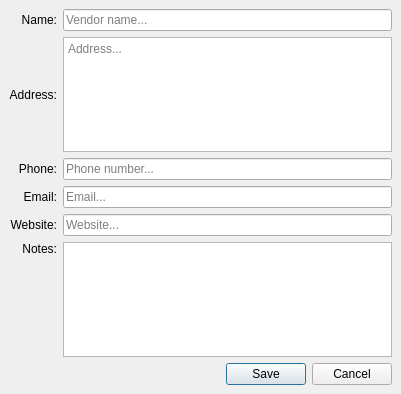
<?xml version="1.0" encoding="UTF-8"?>
<ui version="4.0">
 <class>Form</class>
 <widget class="QDialog" name="Form">
  <property name="geometry">
   <rect>
    <x>0</x>
    <y>0</y>
    <width>401</width>
    <height>394</height>
   </rect>
  </property>
  <property name="windowTitle">
   <string>Form</string>
  </property>
  <layout class="QHBoxLayout" name="horizontalLayout">
   <property name="spacing">
    <number>0</number>
   </property>
   <property name="leftMargin">
    <number>0</number>
   </property>
   <property name="topMargin">
    <number>0</number>
   </property>
   <property name="rightMargin">
    <number>0</number>
   </property>
   <property name="bottomMargin">
    <number>0</number>
   </property>
   <item>
    <widget class="QWidget" name="widget" native="true">
     <property name="contextMenuPolicy">
      <enum>Qt::ContextMenuPolicy::ActionsContextMenu</enum>
     </property>
     <property name="autoFillBackground">
      <bool>false</bool>
     </property>
     <property name="styleSheet">
      <string notr="true"/>
     </property>
     <layout class="QVBoxLayout" name="verticalLayout_3" stretch="0">
      <property name="leftMargin">
       <number>0</number>
      </property>
      <property name="topMargin">
       <number>0</number>
      </property>
      <property name="rightMargin">
       <number>0</number>
      </property>
      <property name="bottomMargin">
       <number>0</number>
      </property>
      <item>
       <layout class="QVBoxLayout" name="verticalLayout">
        <property name="leftMargin">
         <number>9</number>
        </property>
        <property name="topMargin">
         <number>9</number>
        </property>
        <property name="rightMargin">
         <number>9</number>
        </property>
        <property name="bottomMargin">
         <number>9</number>
        </property>
        <item>
         <layout class="QGridLayout" name="gridLayout">
          <item row="0" column="0">
           <widget class="QLabel" name="label">
            <property name="text">
             <string>Name:</string>
            </property>
            <property name="alignment">
             <set>Qt::AlignmentFlag::AlignRight|Qt::AlignmentFlag::AlignTrailing|Qt::AlignmentFlag::AlignVCenter</set>
            </property>
            <property name="buddy">
             <cstring>lineEdit_name</cstring>
            </property>
           </widget>
          </item>
          <item row="2" column="0">
           <widget class="QLabel" name="label_2">
            <property name="text">
             <string>Phone:</string>
            </property>
            <property name="alignment">
             <set>Qt::AlignmentFlag::AlignRight|Qt::AlignmentFlag::AlignTrailing|Qt::AlignmentFlag::AlignVCenter</set>
            </property>
            <property name="buddy">
             <cstring>lineEdit_phone</cstring>
            </property>
           </widget>
          </item>
          <item row="3" column="0">
           <widget class="QLabel" name="label_7">
            <property name="text">
             <string>Email:</string>
            </property>
            <property name="alignment">
             <set>Qt::AlignmentFlag::AlignRight|Qt::AlignmentFlag::AlignTrailing|Qt::AlignmentFlag::AlignVCenter</set>
            </property>
            <property name="buddy">
             <cstring>lineEdit_email</cstring>
            </property>
           </widget>
          </item>
          <item row="1" column="0">
           <widget class="QLabel" name="label_6">
            <property name="text">
             <string>Address:</string>
            </property>
            <property name="alignment">
             <set>Qt::AlignmentFlag::AlignRight|Qt::AlignmentFlag::AlignTrailing|Qt::AlignmentFlag::AlignVCenter</set>
            </property>
            <property name="buddy">
             <cstring>plainTextEdit_address</cstring>
            </property>
           </widget>
          </item>
          <item row="5" column="3">
           <widget class="QPlainTextEdit" name="plainTextEdit_notes">
            <property name="tabChangesFocus">
             <bool>true</bool>
            </property>
            <property name="documentTitle">
             <string/>
            </property>
            <property name="plainText">
             <string/>
            </property>
            <property name="backgroundVisible">
             <bool>false</bool>
            </property>
            <property name="centerOnScroll">
             <bool>false</bool>
            </property>
            <property name="placeholderText">
             <string>Notes...</string>
            </property>
           </widget>
          </item>
          <item row="4" column="0">
           <widget class="QLabel" name="label_3">
            <property name="text">
             <string>Website:</string>
            </property>
            <property name="alignment">
             <set>Qt::AlignmentFlag::AlignRight|Qt::AlignmentFlag::AlignTrailing|Qt::AlignmentFlag::AlignVCenter</set>
            </property>
            <property name="buddy">
             <cstring>lineEdit_website</cstring>
            </property>
           </widget>
          </item>
          <item row="5" column="0">
           <widget class="QLabel" name="label_4">
            <property name="text">
             <string>Notes:</string>
            </property>
            <property name="alignment">
             <set>Qt::AlignmentFlag::AlignRight|Qt::AlignmentFlag::AlignTop|Qt::AlignmentFlag::AlignTrailing</set>
            </property>
            <property name="buddy">
             <cstring>plainTextEdit_notes</cstring>
            </property>
           </widget>
          </item>
          <item row="0" column="3">
           <widget class="QLineEdit" name="lineEdit_name">
            <property name="placeholderText">
             <string>Vendor name...</string>
            </property>
           </widget>
          </item>
          <item row="2" column="3">
           <widget class="QLineEdit" name="lineEdit_phone">
            <property name="placeholderText">
             <string>Phone number...</string>
            </property>
           </widget>
          </item>
          <item row="3" column="3">
           <widget class="QLineEdit" name="lineEdit_email">
            <property name="placeholderText">
             <string>Email...</string>
            </property>
           </widget>
          </item>
          <item row="4" column="3">
           <widget class="QLineEdit" name="lineEdit_website">
            <property name="placeholderText">
             <string>Website...</string>
            </property>
           </widget>
          </item>
          <item row="1" column="3">
           <widget class="QPlainTextEdit" name="plainTextEdit_address">
            <property name="placeholderText">
             <string>Address...</string>
            </property>
           </widget>
          </item>
         </layout>
        </item>
        <item>
         <layout class="QHBoxLayout" name="buttonsLayout">
          <item>
           <spacer name="horizontalSpacer_2">
            <property name="orientation">
             <enum>Qt::Orientation::Horizontal</enum>
            </property>
            <property name="sizeHint" stdset="0">
             <size>
              <width>40</width>
              <height>20</height>
             </size>
            </property>
           </spacer>
          </item>
          <item>
           <widget class="QPushButton" name="pushButton_save">
            <property name="maximumSize">
             <size>
              <width>16777215</width>
              <height>16777215</height>
             </size>
            </property>
            <property name="text">
             <string>Save</string>
            </property>
           </widget>
          </item>
          <item>
           <widget class="QPushButton" name="pushButton_cancel">
            <property name="maximumSize">
             <size>
              <width>16777215</width>
              <height>16777215</height>
             </size>
            </property>
            <property name="text">
             <string>Cancel</string>
            </property>
           </widget>
          </item>
         </layout>
        </item>
       </layout>
      </item>
     </layout>
    </widget>
   </item>
  </layout>
 </widget>
 <tabstops>
  <tabstop>lineEdit_name</tabstop>
  <tabstop>plainTextEdit_address</tabstop>
  <tabstop>lineEdit_phone</tabstop>
  <tabstop>lineEdit_email</tabstop>
  <tabstop>lineEdit_website</tabstop>
  <tabstop>plainTextEdit_notes</tabstop>
  <tabstop>pushButton_save</tabstop>
  <tabstop>pushButton_cancel</tabstop>
 </tabstops>
 <resources/>
 <connections/>
</ui>
